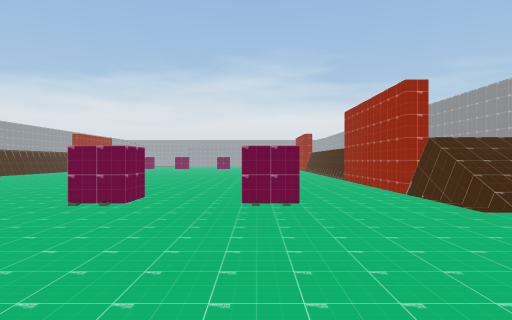
View 1 (above)

19 first-person views from a walk through a scene from a Unity 3-D project. The camera is 1.5 m above the floor, looks level and sees 75° across. The floor is counted in squares, 2 m on a side. Each view is taken from the middle of a square. On the plan, view 1 faces up. The plan holds only what a view shows up to about 11 squares ahead; the rest is blank. The place goes on beyond the plan. The player character is not drawn. Some surface patterns are stand-ins.

View 2
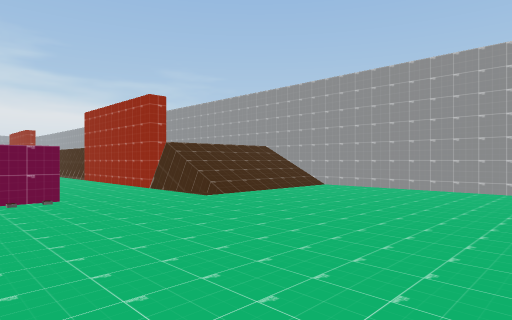

View 3
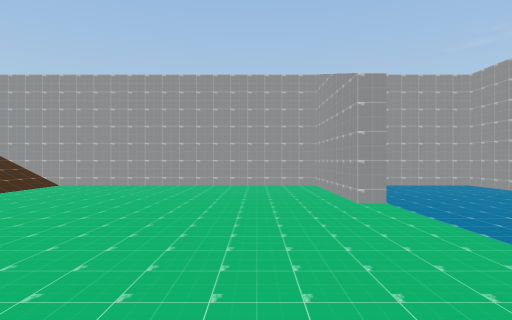

View 4
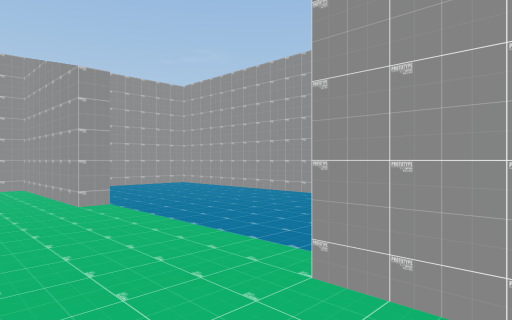

View 5
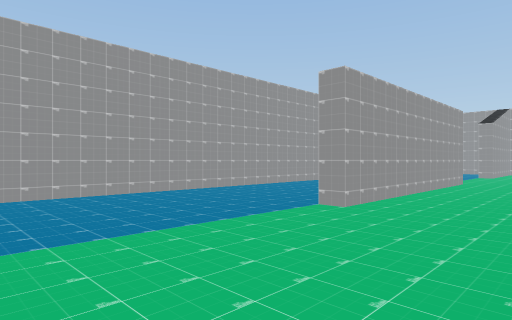

View 6
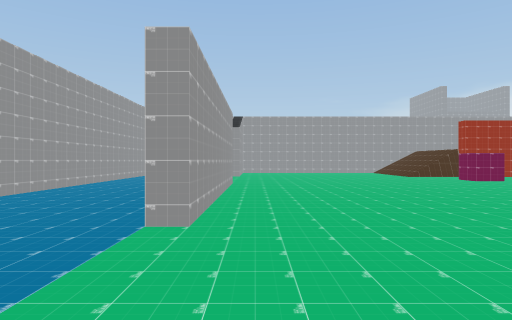

View 7
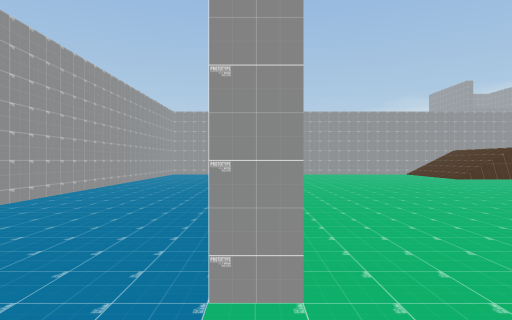

View 8
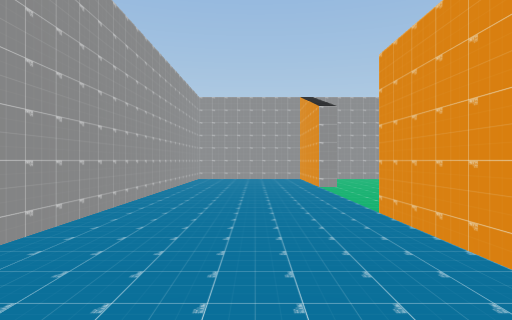

View 9
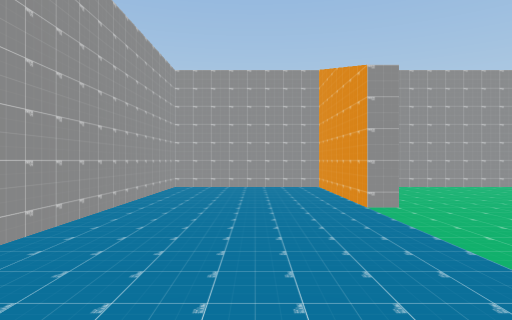

View 10
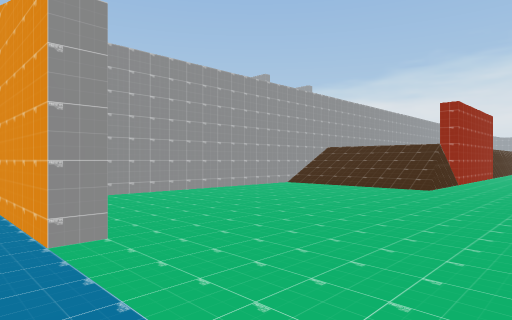

View 11
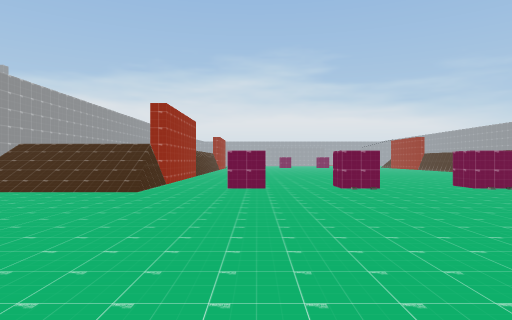

View 12
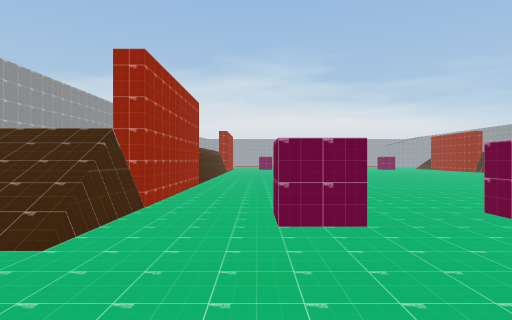

View 13
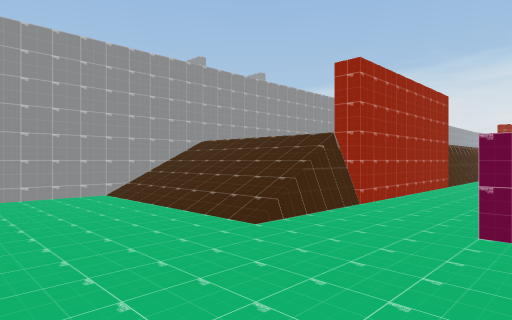

View 14
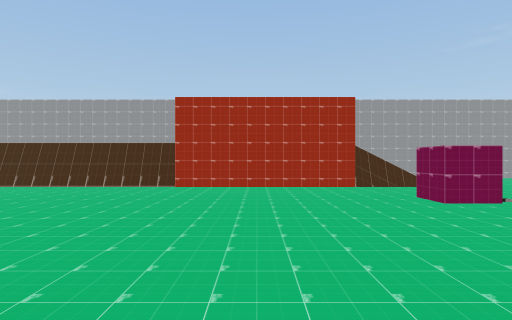

View 15
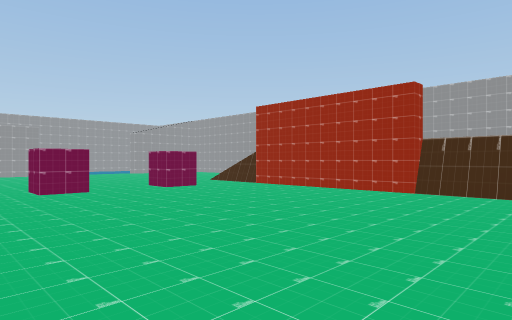

View 16
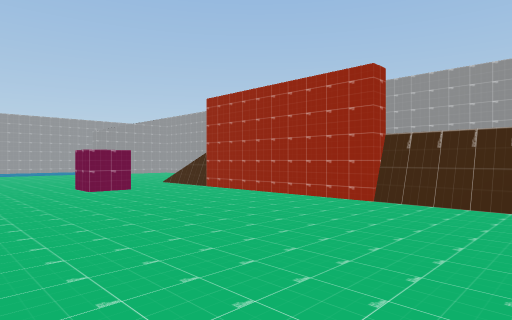

View 17
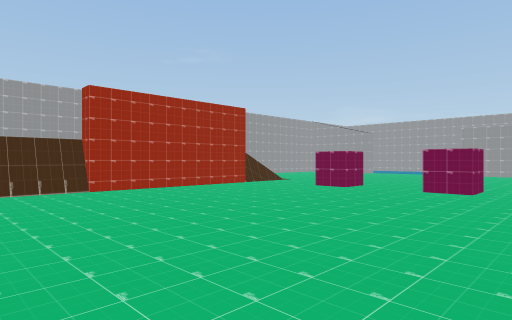

View 18
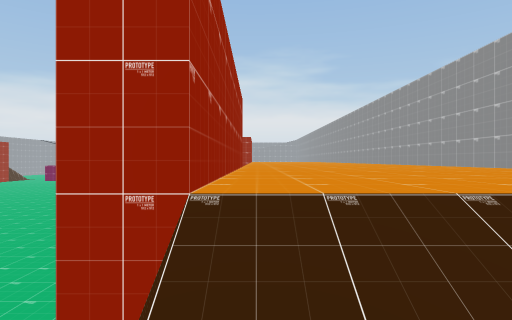

View 19
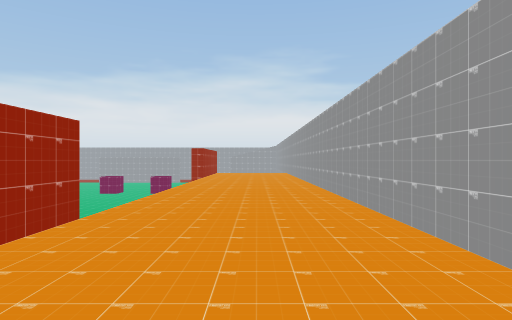

### Floor plan
Key: @ floor where view 1 was taken; # wall or solid block; . main floor; : floor 2.5 m higher than the main floor; / step, stairs or slope; = window, fence, low wall or low ledge; v drop or lower ground.
Columns run from 17 left of view 1 to 8 right of it. Each row starts with its distance up from view 1.
 15      v ..............::::#
 14 #    v...............::::#
 13 #    #...............::::#
 12 #    #..............#::::#
 11 #    #..............#::::#
 10 #    #..............#::::#
  9 #    #..............#:::
  8 #    #..............#:::
  7 #////#...............////#
  6 #////=..#..#..#..#...////#
  5 #/////...............////#
  4 #........................#
  3 #........................#
  2 #........................#
  1 #........................#
  0 #................@.......#
 -1 #........................#
 -2   .......................#
 -3 #####.....#######....#####
 -4 #....................... #
 -5 #........................#
 -6 #........................#
 -7 #........................#
 -8 ##########################

Positions as (right, up) in squares from view 1, and headings:
1: (0, 0), facing up
2: (-1, -1), facing up-right
3: (-2, -1), facing right
4: (-2, -1), facing down-right
5: (4, 0), facing down-left
6: (3, -2), facing left
7: (1, -3), facing left
8: (-3, -5), facing left
9: (-7, -5), facing left
10: (-9, -4), facing up-left
11: (-9, -3), facing up
12: (-10, 2), facing up
13: (-9, 2), facing up-left
14: (-6, 10), facing right
15: (-4, 15), facing down-left
16: (-6, 15), facing down-left
17: (-5, 15), facing down-right
18: (4, 6), facing up
19: (6, 8), facing up
